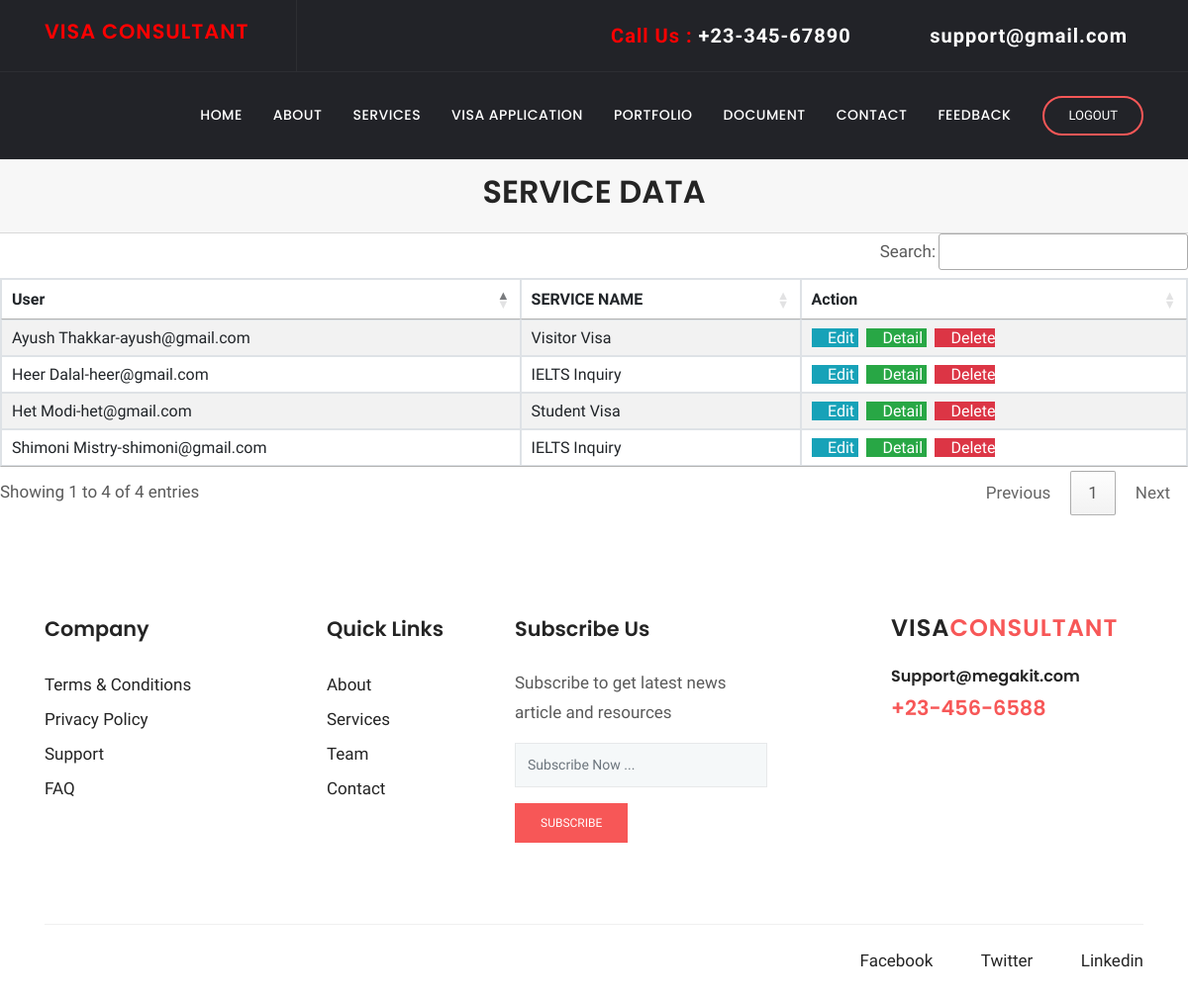
The page /services/view/ on the database its author committed.
### services/models.py (models this page shows, shortened)
class service(models.Model):
    client=models.ForeignKey(user,on_delete=models.CASCADE, related_name='service', null=True, blank=True)
    choice=(
        ('IELTS Inquiry','IELTS Inquiry'),
        ('Immigration Visa', 'Immigration Visa'),
        ('Non-Immigration Visa', 'Non-Immigration Visa'),
        ('Visitor Visa', 'Visitor Visa'),
        ('Student Visa', 'Student Visa'),
        ('Business Visa', 'Business Visa'),
        ('Permanent Residence', 'Permanent Residence')
    )
    SERVICE_NAME=models.CharField(max_length=25, choices=choice, null=True, blank=True)

### client/models.py (models this page shows, shortened)
class user(models.Model):
    EMAIL_ID=models.CharField(max_length=25, null=True, blank=True)
    PHONE_NO=models.IntegerField(null=True, blank=True)
    PASSWORD=models.CharField(max_length=25, null=True, blank=True)
    NAME=models.CharField(max_length=25, null=True, blank=True)
    choice1=(
        ('male','male'),
        ('female','female'),
        ('other','other')
    )
    GENDER=models.CharField(max_length=25,choices=choice1, null=True, blank=True)
    ADDRESS=models.TextField(max_length=25, null=True, blank=True)
    ROLE=models.IntegerField(null=True, blank=True)
    choice2=(
        ('ACTIVE','ACTIVE'),
        ('INACTIVE','INACTIVE')
    )
    STATUS=models.CharField(max_length=25,choices=choice2, null=True, blank=True)
    def __str__(self):
        return f"{self.NAME}-{self.EMAIL_ID}"

### services/views.py (the view)
# urls.py: path('view/', ListServiceView.as_view(), name='service-view'),
class ListServiceView(ListView):
    model = service
    context_object_name = 'services'
    template_name = 'services/service_list.html'

### services/templates/services/service_list.html (shortened to what this page needs)
{% load static %}
{% block extra_css %}
      <link rel="stylesheet" href="{% static 'plugins/bootstrap/css/bootstrap.min.css' %}">
      <link rel="stylesheet" href="{% static 'plugins/themify/css/themify-icons.css' %}">
      <link rel="stylesheet" href="{% static 'plugins/fontawesome/css/all.css' %}">
      <link rel="stylesheet" href="{% static 'plugins/magnific-popup/dist/magnific-popup.css' %}">
      <link rel="stylesheet" href="{% static 'plugins/slick-carousel/slick/slick.css' %}">
      <link rel="stylesheet" href="{% static 'plugins/slick-carousel/slick/slick-theme.css' %}">
      <link rel="stylesheet" href="{% static 'css/style.css' %}">
<link rel="stylesheet" href="https://cdn.datatables.net/1.10.25/css/jquery.dataTables.min.css">
<link rel="stylesheet" href="https://cdn.datatables.net/buttons/1.7.1/css/buttons.dataTables.min.css">
<link rel="stylesheet" href="https://cdn.datatables.net/searchbuilder/1.1.0/css/searchBuilder.dataTables.min.css">
<link rel="stylesheet" href="https://cdn.datatables.net/datetime/1.1.0/css/dataTables.dateTime.min.css">
<link rel="stylesheet" href="https://cdn.datatables.net/1.10.25/css/jquery.dataTables.min.css">
<link rel="stylesheet" href="https://cdn.datatables.net/colreorder/1.5.4/css/colReorder.dataTables.min.css">
{% endblock %}
{% block body %}
<header class="navigation">
	<div class="header-top ">
		<div class="container">
			<div class="row justify-content-between align-items-center">
				<div class="col-lg-3 col-md-3">
					<div class="header-top-socials text-left text-lg-left text-md-left">
                        <div>
                          <a class="navbar-brand" href="{% url 'index' %}">
                            <span>
                                <h4 STYLE="color: red">VISA CONSULTANT</h4>
                            </span>
                          </a>
                        </div>
					</div>
				</div>
				<div class="col-lg-8 col-md-8 text-center text-lg-right text-md-right">
					<div class="header-top-info">
						<a href="tel:+23-345-67890" class="navbar-brand" style="color: red">Call Us : <span>+23-345-67890</span></a>
						<a href="mailto:support@gmail.com" class="navbar-brand" style="color: red"><i class="fa fa-envelope mr-2"></i><span>support@gmail.com</span></a>
					</div>
				</div>
			</div>
		</div>
	</div>
	<nav class="navbar navbar-expand-lg  py-4" id="navbar">
		<div class="container">
		  <div class="collapse navbar-collapse text-center" id="navbarsExample09">
			<ul class="navbar-nav ml-auto">
			  <li class="nav-item active">
				<a class="nav-link" href="{% url 'index' %}">Home <span class="sr-only">(current)</span></a>
			  </li>
			  <li class="nav-item dropdown">
					<a class="nav-link dropdown-toggle" href="{% url 'about' %}" id="dropdown03" data-toggle="dropdown" aria-haspopup="true" aria-expanded="false">About</a>
			  </li>
			   <li class="nav-item dropdown">
					<a class="nav-link dropdown-toggle" href="{% url 'service_form' %}" id="dropdown05" data-toggle="dropdown" aria-haspopup="true" aria-expanded="false">Services</a>
			  </li>
			   <li class="nav-item dropdown">
					<a class="nav-link dropdown-toggle" href="{% url 'visa_form' %}" id="dropdown05" data-toggle="dropdown" aria-haspopup="true" aria-expanded="false">Visa Application</a>
			  </li>
			   <li class="nav-item"><a class="nav-link" href="{% url 'project' %}">Portfolio</a></li>
			   <li class="nav-item dropdown">
					<a class="nav-link dropdown-toggle" href="{% url 'document_form' %}" id="dropdown05" data-toggle="dropdown" aria-haspopup="true" aria-expanded="false">Document</a>
			  </li>
			   <li class="nav-item"><a class="nav-link" href="{% url 'contact_form' %}">Contact</a></li>
			   <li class="nav-item"><a class="nav-link" href="{% url 'feedback_form' %}">Feedback</a></li>
			</ul>
			<form class="form-lg-inline my-2 my-md-0 ml-lg-4 text-center">
			  <a href="{% url 'logout' %}" class="btn btn-solid-border btn-round-full">Logout</a>
			</form>
		  </div>
		</div>
	</nav>
</header>
              <div class="card-header">
                  <h2 align="center"> SERVICE DATA </h2>
              </div>
                <table id="example1" class="table table-bordered table-striped" id="example1">
                  <thead>
                  <tr>
                      <th>User</th>
                      <th>SERVICE NAME</th>
                      <th>Action</th>
                  </tr>
                  </thead>
                    <tbody>
                        {% for service in services %}
                        <tr>
                            <td>{{ service.client }}</td>
                            <td>{{ service.SERVICE_NAME }}</td>
                            <td>
                                <a href="{% url 'service-update'  service.id %}" class="btn-info" >
                                    <i class="fas fa-pencil-alt"></i> Edit
                                </a>
                                <a href="{% url 'service-detail'  service.id %}" class="btn-success">
                                    <i class="fas fa-file-invoice"></i> Detail
                                </a>
                                <a href="{% url 'service-delete'  service.id %}" class="btn-danger">
                                    <i class="fas fa-trash-alt"></i> Delete
                                </a>
                            </td>
                        </tr>
                    {% endfor %}
                  </tbody>
                </table>
<footer class="footer section">
	<div class="container">
		<div class="row">
			<div class="col-lg-3 col-md-6 col-sm-6">
				<div class="widget">
					<h4 class="text-capitalize mb-4">Company</h4>
					<ul class="list-unstyled footer-menu lh-35">
						<li><a href="#">Terms & Conditions</a></li>
						<li><a href="#">Privacy Policy</a></li>
						<li><a href="#">Support</a></li>
						<li><a href="#">FAQ</a></li>
					</ul>
				</div>
			</div>
			<div class="col-lg-2 col-md-6 col-sm-6">
				<div class="widget">
					<h4 class="text-capitalize mb-4">Quick Links</h4>
					<ul class="list-unstyled footer-menu lh-35">
						<li><a href="{% url 'about' %}">About</a></li>
						<li><a href="{% url 'service_form' %}">Services</a></li>
						<li><a href="{% url 'about' %}">Team</a></li>
						<li><a href="{% url 'contact_form' %}">Contact</a></li>
					</ul>
				</div>
			</div>
			<div class="col-lg-3 col-md-6 col-sm-6">
				<div class="widget">
					<h4 class="text-capitalize mb-4">Subscribe Us</h4>
					<p>Subscribe to get latest news article and resources  </p>
					<form action="#" class="sub-form">
						<input type="text" class="form-control mb-3" placeholder="Subscribe Now ...">
						<a href="#" class="btn btn-main btn-small">subscribe</a>
					</form>
				</div>
			</div>
			<div class="col-lg-3 ml-auto col-sm-6">
				<div class="widget">
					<div class="logo mb-4">
						<h3>VISA<span>CONSULTANT</span></h3>
					</div>
					<h6><a href="tel:+23-345-67890" >Support@megakit.com</a></h6>
					<a href="mailto:support@gmail.com"><span class="text-color h4">+23-456-6588</span></a>
				</div>
			</div>
		</div>
		<div class="footer-btm pt-4">
			<div class="row">
				<div class="col-lg-6">
				</div>
				<div class="col-lg-6 text-left text-lg-right">
					<ul class="list-inline footer-socials">
						<li class="list-inline-item"><a href="https://www.facebook.com/saleducationsal/"><i class="ti-facebook mr-2"></i>Facebook</a></li>
						<li class="list-inline-item"><a href="https://mobile.twitter.com/salcampus"><i class="ti-twitter mr-2"></i>Twitter</a></li>
						<li class="list-inline-item"><a href="https://www.linkedin.com/school/sal-college-of-engineering-113-/"><i class="ti-linkedin mr-2 "></i>Linkedin</a></li>
					</ul>
				</div>
			</div>
		</div>
	</div>
</footer>
{% endblock %}

### client/static/css/style.css (style rules this page uses)
h1, .h1, h2, .h2, h3, .h3, h4, .h4, h5, .h5, h6, .h6 { font-family: "Poppins", sans-serif; font-weight: 600; color: #242424; }
h2, .h2 { font-size: 2rem; font-weight: 600; line-height: 42px; }
h3, .h3 { font-size: 1.5rem; }
h4, .h4 { font-size: 1.3rem; line-height: 30px; }
h6, .h6 { font-size: 1rem; }
p { line-height: 30px; }
input[type="email"], input[type="password"], input[type="text"], input[type="tel"] { box-shadow: none; height: 45px; outline: none; font-size: 14px; }
.form-control { box-shadow: none; border-radius: 0; }
.btn { display: inline-block; font-size: 14px; font-size: 0.8125rem; font-weight: 400; padding: 1rem 2.5rem; text-transform: uppercase; border-radius: 0; transition: all 0.2s ease; }
.btn-main, .btn-transparent, .btn-small { background: #f75757; color: #fff; transition: all 0.2s ease; }
.btn-solid-border { border: 2px solid #f75757; background: transparent; color: #242424; }
.btn-small { padding: 10px 25px; font-size: 12px; }
.btn-round-full { border-radius: 50px; }
.section { padding: 100px 0; }
.text-color { color: #f75757; }
a { color: #242424; text-decoration: none; }
#navbar { background: #222328; box-shadow: 0 1px 2px rgba(0, 0, 0, 0.05); }
#navbar li { padding-left: 15px; }
#navbar .nav-link { font-family: "Poppins", sans-serif; font-weight: 500; color: #fff; text-transform: uppercase; font-size: 14px; letter-spacing: .5px; transition: all .25s ease; }
#navbar .btn { padding: .5rem 1.5rem; color: #fff; }
.header-top { background: #222328; color: #919194; border-bottom: 1px solid rgba(255, 255, 255, 0.05); }
.header-top .header-top-socials { border-right: 1px solid rgba(255, 255, 255, 0.05); padding: 12px 0px; }
.header-top .header-top-socials a { color: #919194; margin-right: 15px; font-size: 16px; }
.header-top .header-top-info { color: #919194; font-size: 16px; }
.header-top .header-top-info a span { color: #fff; }
.header-top .header-top-info a { margin-left: 35px; color: #919194; }
.navbar-brand { color: #fff; font-weight: 600; letter-spacing: 1px; }
.navbar-brand span { color: #f75757; }
.dropdown-toggle::after { display: none; }
.widget { margin-bottom: 30px; padding-bottom: 35px; }
.footer { padding-bottom: 10px; }
.lh-35 { line-height: 35px; }
.logo { color: #242424; font-weight: 600; letter-spacing: 1px; }
.logo span { color: #f75757; }
.sub-form { position: relative; }
.sub-form .form-control { border: 1px solid rgba(0, 0, 0, 0.06); background: #f5f8f9; }
.footer-btm { border-top: 1px solid rgba(0, 0, 0, 0.06); }
.footer-socials li a { margin-left: 15px; }

### rows shown on the page
service: client "Het Modi-het@gmail.com", SERVICE_NAME "Student Visa"
service: client "Ayush Thakkar-ayush@gmail.com", SERVICE_NAME "Visitor Visa"
service: client "Shimoni Mistry-shimoni@gmail.com", SERVICE_NAME "IELTS Inquiry"
service: client "Heer Dalal-heer@gmail.com", SERVICE_NAME "IELTS Inquiry"
